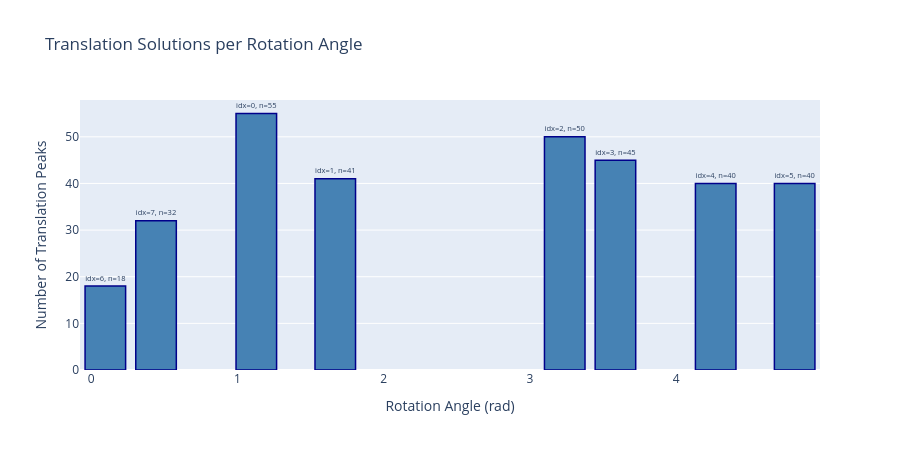

The notebook cell this image was saved under:
### Markdown cell above
## Translation Solutions per Rotation Angle

Bar chart showing how many translation solutions were detected for each candidate rotation angle.

### Code cell
if data_meta and angle_data and len(rotation_order) > 0:
    fig = go.Figure()
    
    angles = [angle_data[i]['angle'] for i in rotation_order
              if i < len(angle_data)]
    num_trans = [angle_data[i]['numTranslations'] for i in rotation_order
                 if i < len(angle_data)]
    angle_indices = [angle_data[i]['angleIndex'] for i in rotation_order
                    if i < len(angle_data)]
    
    fig.add_trace(go.Bar(
        x=angles,
        y=num_trans,
        text=[f'idx={idx}, n={n}' for idx, n in zip(angle_indices, num_trans)],
        textposition='outside',
        marker_color='steelblue',
        marker_line_color='darkblue',
        marker_line_width=1.5,
        name='Translation Solutions'
    ))
    
    fig.update_xaxes(title_text='Rotation Angle (rad)')
    fig.update_yaxes(title_text='Number of Translation Peaks')
    fig.update_layout(height=450, width=900, title_text='Translation Solutions per Rotation Angle')
    fig.show()
else:
    print('No dataForReadIn.csv data available')

### Figure 1 — Plotly figure (JSON) as saved in the notebook; plotly's stock layout.template omitted (floating-point values rounded to 4 significant figures)
{"data": [{"marker": {"color": "steelblue", "line": {"color": "darkblue", "width": 1.5}}, "name": "Translation Solutions", "text": ["idx=6, n=18", "idx=7, n=32", "idx=0, n=55", "idx=1, n=41", "idx=2, n=50", "idx=3, n=45", "idx=4, n=40", "idx=5, n=40"], "textposition": "outside", "type": "bar", "x": [0.09664, 0.4433, 1.129, 1.669, 3.238, 3.585, 4.271, 4.811], "y": [18, 32, 55, 41, 50, 45, 40, 40]}], "layout": {"height": 450, "title": {"text": "Translation Solutions per Rotation Angle"}, "width": 900, "xaxis": {"title": {"text": "Rotation Angle (rad)"}}, "yaxis": {"title": {"text": "Number of Translation Peaks"}}}}
